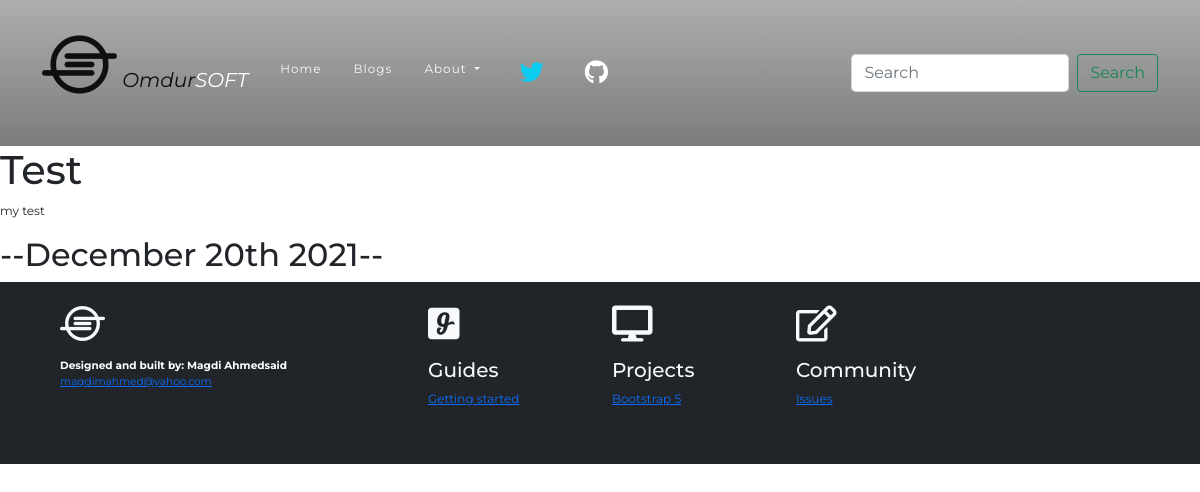
The page /blog/1/ on the database as committed earlier.
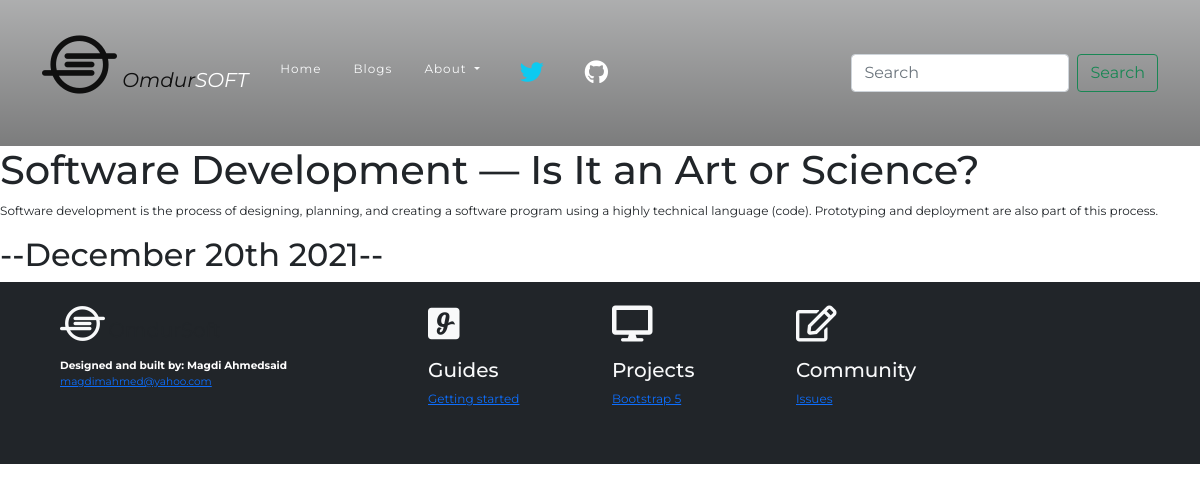
The same page on the database as committed later.
### blog/models.py (models this page shows, shortened)
class Blog(models.Model):
    title = models.CharField(max_length=200)
    description = models.TextField(max_length=700)
    date = models.DateField()

### blog/views.py (the view)
# urls.py: path('<int:blog_id>/', views.detail, name='detail'),
def detail(request, blog_id):
    blog = get_object_or_404(Blog, pk=blog_id)
    return render(request, 'blog/detail.html', {'blog': blog})

### blog/templates/blog/detail.html
{% extends 'portfolio/base.html'%}
{% block content %}
<h1>{{blog.title}}</h1>
<p>{{blog.description| safe}}</p>
<h2>--{{blog.date|date:'F jS Y'}}--</h2>
{% endblock %}

Rows that differ between the two databases and show on the page:
changed Blog: title "Test" → "Software Development — Is It an Art or Science?"; description "my test" → "Software development is the process of designing, planning, and creating a software program using a highly technical language (code). Prototyping and deployment are also part of this process."
